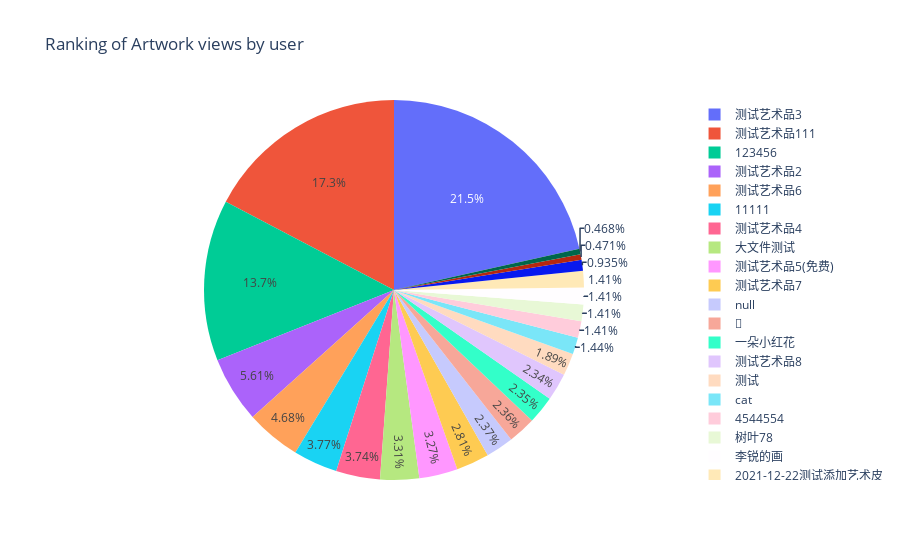

Notebook code cell kept with this figure:
### Code cell
fig = px.pie(daf_query_user_browse_g.merge(daf_query_artwork, how='inner', left_on='image_id', right_on='id'), values = 'image_id',names ='name',
             title = 'Ranking of Artwork views by user',
             hover_data = ['id_y','image_id'])
#fig.update_traces(textposition='inside', textinfo='percent+label')
fig.show()

### Figure 1 — Plotly figure (JSON) as saved in the notebook; plotly's stock layout.template omitted (floating-point values rounded to 4 significant figures; data arrays with more than 128 entries replaced by an {"elided": "..."} marker saying what was removed)
{"data": [{"customdata": {"elided": "214x2 str values"}, "domain": {"x": [0, 1], "y": [0, 1]}, "hoverlabel": {"namelength": 0}, "hovertemplate": "id_y=%{customdata[0]}<br>image_id=%{value}<br>name=%{label}", "labels": {"elided": "214 str values"}, "legendgroup": "", "name": "", "showlegend": true, "type": "pie", "values": {"elided": "214 str values"}}], "layout": {"legend": {"tracegroupgap": 0}, "title": {"text": "Ranking of Artwork views by user"}}}
